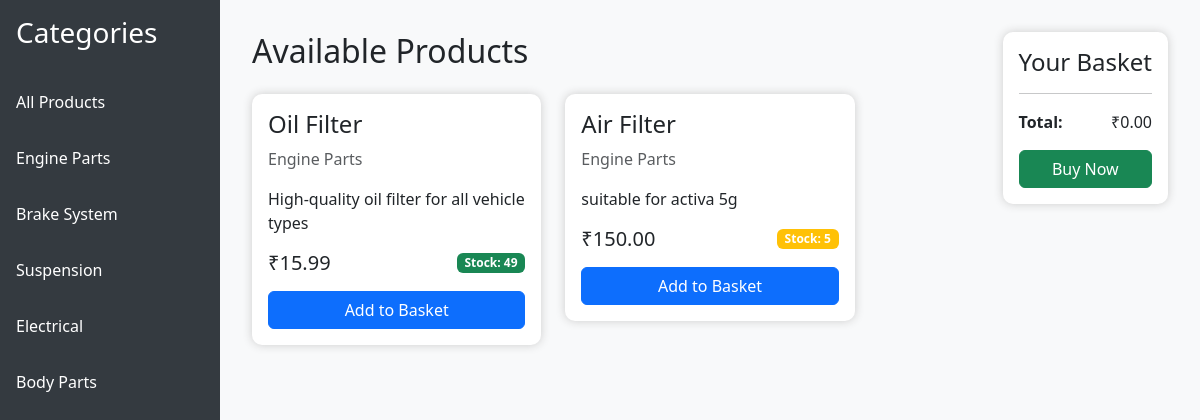
/customer/?category=1, run on the app's committed database.
### inventory/models.py (models this page shows, shortened)
class Category(models.Model):
    name = models.CharField(max_length=100, unique=True)
    description = models.TextField(blank=True)

class SparePart(models.Model):
    name = models.CharField(max_length=200)
    category = models.ForeignKey(Category, on_delete=models.CASCADE)
    price = models.DecimalField(max_digits=10, decimal_places=2)
    stock = models.PositiveIntegerField(default=0)
    description = models.TextField(blank=True)

### inventory/views.py (the view)
# urls.py: path('customer/', views.customer_dashboard, name='customer_dashboard'),
def customer_dashboard(request):
    categories = Category.objects.all()
    products = SparePart.objects.all()
    category_id = request.GET.get('category')
    if category_id:
        products = products.filter(category_id=category_id)
    context = {
        'categories': categories,
        'products': products,
    }
    return render(request, 'inventory/customer_dashboard.html', context)

### inventory/templates/inventory/customer_dashboard.html (shortened to what this page needs)
<!DOCTYPE html>
<html lang="en">
<head>
    <link href="https://cdn.jsdelivr.net/npm/bootstrap@5.3.0/dist/css/bootstrap.min.css" rel="stylesheet">
</head>
<body>
<div class="d-flex">
    <div class="sidebar">
        <h3 class="p-3">Categories</h3>
        <a href="{% url 'customer_dashboard' %}">All Products</a>
        {% for category in categories %}
        <a href="{% url 'customer_dashboard' %}?category={{ category.id }}">{{ category.name }}</a>
        {% endfor %}
    </div>
    <div class="content flex-grow-1">
        <h2 class="mb-4">Available Products</h2>
        <div class="basket-summary">
            <h4>Your Basket</h4>
            <hr>
            <div class="d-flex justify-content-between">
                <strong>Total:</strong>
                <span id="basket-total">₹0.00</span>
            </div>
            <button class="btn btn-success w-100 mt-3" onclick="buyItems()">Buy Now</button>
        </div>
        <div class="row">
            {% for product in products %}
            <div class="col-md-4 mb-4">
                <div class="product-card">
                    <h4>{{ product.name }}</h4>
                    <p class="text-muted">{{ product.category.name }}</p>
                    <p>{{ product.description }}</p>
                    <div class="d-flex justify-content-between align-items-center">
                        <h5 class="mb-0">₹{{ product.price }}</h5>
                        <span class="badge {% if product.stock > 10 %}bg-success{% else %}bg-warning{% endif %}">
                            Stock: {{ product.stock }}
                        </span>
                    </div>
                    <button class="btn btn-primary w-100 mt-3" onclick="addToBasket({{ product.id }}, '{{ product.name }}', {{ product.price }})">
                        Add to Basket
                    </button>
                </div>
            </div>
            {% empty %}
            <div class="col-12">
                <p class="text-center">No products found in this category.</p>
            </div>
            {% endfor %}
        </div>
    </div>
</div>
</body>
</html>

### inventory/templates/inventory/customer_dashboard.html (style rules this page uses)
body { background: #f8f9fa; }
.sidebar { min-width: 220px; background: #343a40; color: #fff; min-height: 100vh; }
.sidebar a { color: #fff; text-decoration: none; display: block; padding: 1rem; }
.content { padding: 2rem; }
.product-card { background: #fff; padding: 1rem; border-radius: 10px; box-shadow: 0 0 10px #ccc; margin-bottom: 1rem; }
.basket-summary { position: fixed; right: 2rem; top: 2rem; background: #fff; padding: 1rem; border-radius: 10px; box-shadow: 0 0 10px #ccc; }

### data on the page
Category: name "Engine Parts"
Category: name "Brake System"
Category: name "Suspension"
Category: name "Electrical"
Category: name "Body Parts"
SparePart: name "Oil Filter", category.name "Engine Parts", description "High-quality oil filter for all vehicle types", price "15.99", stock "49"
SparePart: name "Air Filter", category.name "Engine Parts", description "suitable for activa 5g", price "150.00", stock "5"
